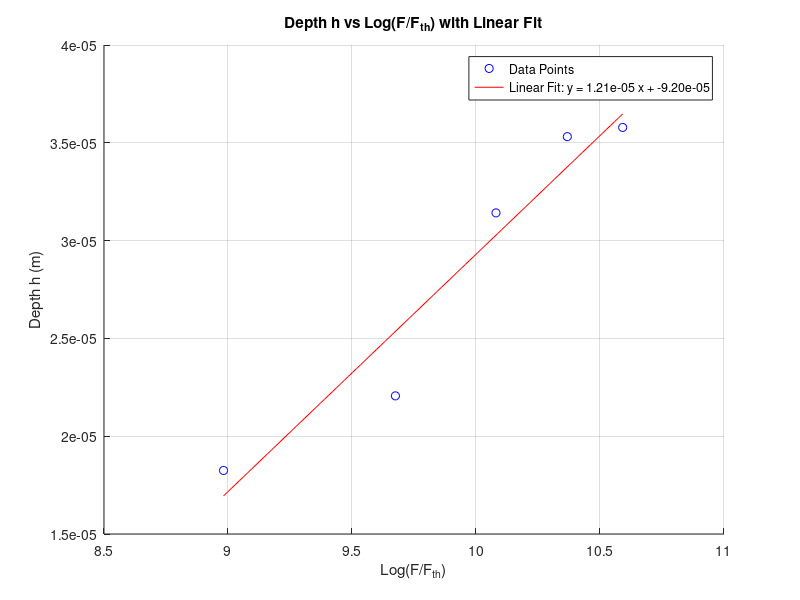

MATLAB code to generate this figure:
% Given data
w = 2e-5;
F = [7.958e3,15.916e3,23.874e3,31.832e3,39.79e3];

% Depths of craters for Soda Glass
h5 = [1.115e-6,1.439e-6,6.622e-6,1.51e-6,2.398e-6];
h100 = [18.248e-6,22.062e-6,31.417e-6,35.314e-6,35.786e-6];

% Choose the h data to use
h = h100;

% Compute the natural logarithm of F
log_F = log(F);

% Scatter plot
figure;
scatter(log_F, h, 'b', 'DisplayName', 'Data Points');
hold on;

% Linear fit
p = polyfit(log_F, h, 1);
slope = p(1);
intercept = p(2);

% Generate line data for fit
log_F_th = linspace(min(log_F), max(log_F), 100);
h_fit = polyval(p, log_F_th);

% Plot the linear fit
plot(log_F_th, h_fit, 'r', 'DisplayName', ...
    sprintf('Linear Fit: y = %.2e x + %.2e', slope, intercept));

% Labels and title
xlabel('Log(F/F_{th})');
ylabel('Depth h (m)');
title('Depth h vs Log(F/F_{th}) with Linear Fit');
legend('Location', 'best');
grid on;

% Display slope and intercept
fprintf('Slope: %.2e\n', slope);
fprintf('Intercept: %.2e\n', intercept);
